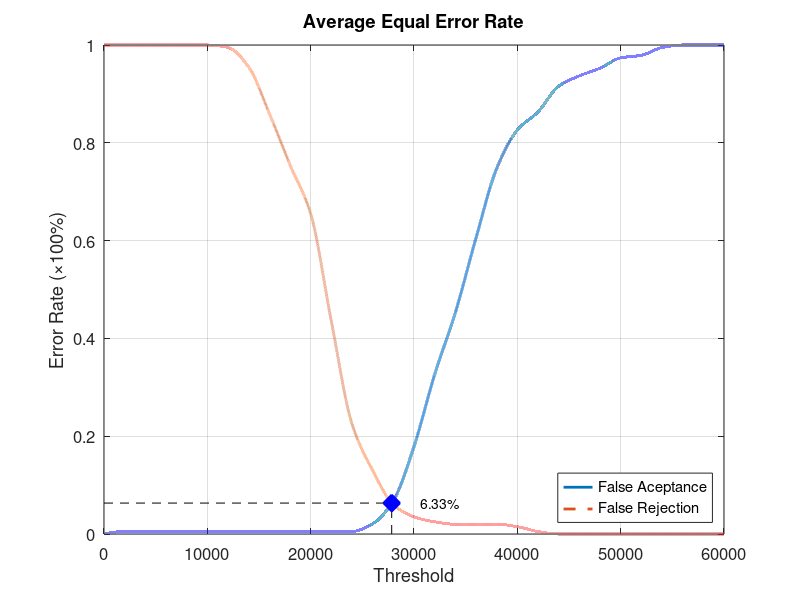
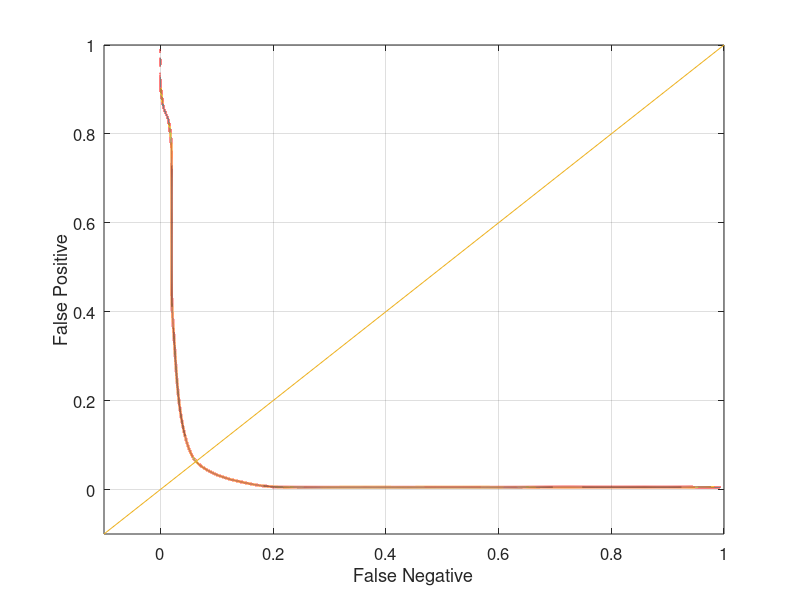

Source code (MATLAB) for these figures, in order:
function yEER = Database3_3
close all;
clear;
clc;
x = 0:2000:60000;
xq = 0:0.5:60000;

y0 = [0 0.00526316 0.00526316 0.00526316 0.00526316 0.00526316 0.00526316 0.00526316 0.00526316 0.00526316 0.00526316 0.00526316 0.00526316 0.0210526 0.0684211 0.178947 0.326316 0.452632 0.605263 0.747368 0.826316 0.863158 0.915789 0.936842 0.952632 0.973684 0.978947 0.994737 1 1 1];
yy0 = interp1(x, y0, xq, 'pchip');
y1 = [1 1 1 1 1 1 0.995 0.955 0.86 0.755 0.655 0.435 0.225 0.13 0.06 0.035 0.025 0.02 0.02 0.02 0.015 0.005 0 0 0 0 0 0 0 0 0];
yy1 = interp1(x, y1, xq, 'pchip');

% Calculating EER: 
y2 = abs(y0 - y1);
find(y2 == min(y2))
yy2 = abs(yy0 - yy1);
xEER = find(yy2 == min(yy2));
xEERIndex = xq(xEER) % X-axis EER
yEER = yy0(xEER) % Y-axis EER

main = figure
plot(xq, yy0,'-','LineWidth', 2);	hold on
plot(xq, yy1,'--','LineWidth', 2);	hold on
plot([xEERIndex xEERIndex], [0 yEER], 'k--');	hold on
plot([0 xEERIndex], [yEER yEER], 'k--');	hold on
plot(xEERIndex, yEER, 'bx', 'LineWidth', 10);	hold on
text(xEERIndex + 10 * xEERIndex / 100, yEER, [num2str(round((10000 * yEER)) / 100) '%'])
legend('False Aceptance', 'False Rejection', 'Location', 'SouthEast')
xlabel('Threshold')
ylabel('Error Rate (\times100%)')
title('Average Equal Error Rate')
set(gca, 'FontSize', 12)
axis([0 60000 0 1])
grid on

print(main, 'Database3_3Main', '-dpng');
FNRxFPR = figure('Color', [1 1 1]);
plot(yy1, yy0, '-', yy1, yy0, 'LineWidth', 2);
hold on
y = -0.1:0.1:1
plot(y, y); 
set(gca, 'FontSize', 12)
xlabel('False Negative')
ylabel('False Positive')
axis([-0.1 1 -0.1 1])
set(gca, 'FontSize', 12)
grid on

print(FNRxFPR, 'Database3_3FNRxFPR','-dpng');
end
